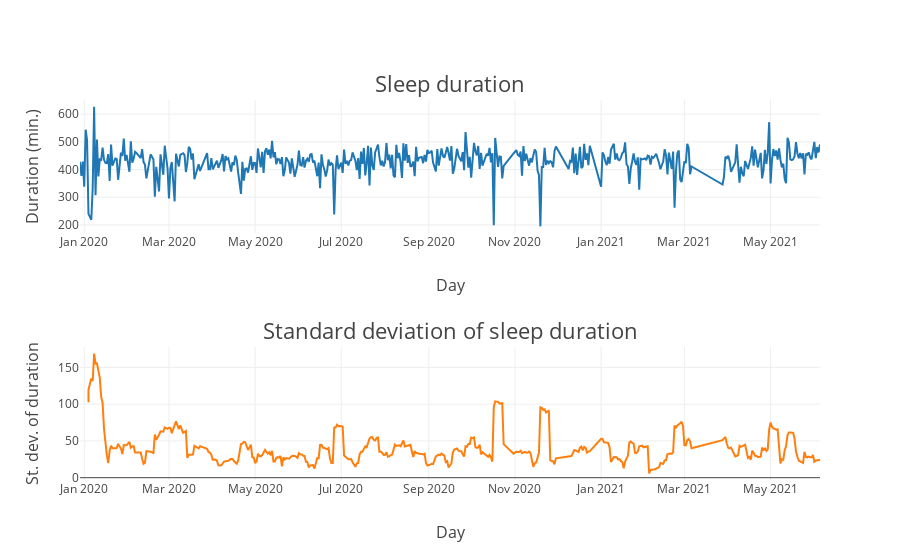

Notebook code cell kept with this figure:
### Code cell
PLOTLY_TITLE_SIZE_SUBPLOTS = 22
PLOTLY_AXES_SIZE_SUBPLOTS = 16
PLOTLY_TITLE_CENTER_DICT = {"x": 0.5, "xanchor": "center", "yanchor": "top"}
pio.templates.default = 'none'

df_sleep_merged["minutesAsleep_rolling_std"] = df_sleep_merged["minutesAsleep"].rolling(7).std()

plot_two_subplots_plotly(
    titles=("Sleep duration", "Standard deviation of sleep duration"),
    x_axis_data=df_sleep_merged["dateOfSleep"],
    y_axis_1_data=df_sleep_merged["minutesAsleep"],
    y_axis_2_data=df_sleep_merged["minutesAsleep_rolling_std"],
    title_size=PLOTLY_TITLE_SIZE_SUBPLOTS,
    x_axes_title="Day",
    y_axis_1_title="Duration (min.)",
    y_axis_2_title="St. dev. of duration",
    axes_font_size=PLOTLY_AXES_SIZE_SUBPLOTS
)

### Figure 1 — Plotly figure (JSON) as saved in the notebook; plotly's stock layout.template omitted (floating-point values rounded to 4 significant figures; data arrays with more than 128 entries replaced by an {"elided": "..."} marker saying what was removed)
{"data": [{"type": "scatter", "x": {"elided": "441 str values"}, "xaxis": "x", "y": {"elided": "441 int values"}, "yaxis": "y"}, {"type": "scatter", "x": {"elided": "441 str values"}, "xaxis": "x2", "y": {"elided": "441 float values"}, "yaxis": "y2"}], "layout": {"annotations": [{"font": {"size": 22}, "showarrow": false, "text": "Sleep duration", "x": 0.5, "xanchor": "center", "xref": "paper", "y": 1.0, "yanchor": "bottom", "yref": "paper"}, {"font": {"size": 22}, "showarrow": false, "text": "Standard deviation of sleep duration", "x": 0.5, "xanchor": "center", "xref": "paper", "y": 0.35, "yanchor": "bottom", "yref": "paper"}], "autosize": true, "showlegend": false, "xaxis": {"anchor": "y", "autorange": true, "domain": [0, 1], "range": ["2019-12-29", "2021-06-05"], "title": {"font": {"size": 16}, "text": "Day"}, "type": "date"}, "xaxis2": {"anchor": "y2", "autorange": true, "domain": [0, 1], "range": ["2019-12-29", "2021-06-05"], "title": {"font": {"size": 16}, "text": "Day"}, "type": "date"}, "yaxis": {"anchor": "x", "autorange": true, "domain": [0.65, 1.0], "range": [171, 651], "title": {"font": {"size": 16}, "text": "Duration (min.)"}, "type": "linear"}, "yaxis2": {"anchor": "x2", "autorange": true, "domain": [0, 0.35], "range": [-3.142, 177.7], "title": {"font": {"size": 16}, "text": "St. dev. of duration"}, "type": "linear"}}}
